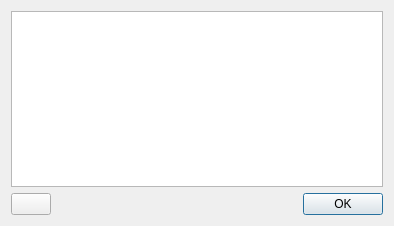
<?xml version="1.0" encoding="UTF-8"?>
<ui version="4.0">
 <class>Dialog</class>
 <widget class="QDialog" name="Dialog">
  <property name="geometry">
   <rect>
    <x>0</x>
    <y>0</y>
    <width>394</width>
    <height>226</height>
   </rect>
  </property>
  <property name="windowTitle">
   <string>Script Info</string>
  </property>
  <layout class="QVBoxLayout" name="verticalLayout">
   <item>
    <widget class="QTextBrowser" name="infoBrowser"/>
   </item>
   <item>
    <layout class="QHBoxLayout" name="horizontalLayout">
     <item>
      <widget class="QPushButton" name="editButton">
       <property name="text">
        <string/>
       </property>
       <property name="icon">
        <iconset>
         <normaloff>assets/file-edit-line.png</normaloff>assets/file-edit-line.png</iconset>
       </property>
      </widget>
     </item>
     <item>
      <spacer name="horizontalSpacer">
       <property name="orientation">
        <enum>Qt::Horizontal</enum>
       </property>
       <property name="sizeHint" stdset="0">
        <size>
         <width>40</width>
         <height>20</height>
        </size>
       </property>
      </spacer>
     </item>
     <item>
      <widget class="QDialogButtonBox" name="okBox">
       <property name="sizePolicy">
        <sizepolicy hsizetype="Expanding" vsizetype="Fixed">
         <horstretch>0</horstretch>
         <verstretch>0</verstretch>
        </sizepolicy>
       </property>
       <property name="orientation">
        <enum>Qt::Horizontal</enum>
       </property>
       <property name="standardButtons">
        <set>QDialogButtonBox::Ok</set>
       </property>
      </widget>
     </item>
    </layout>
   </item>
  </layout>
 </widget>
 <resources/>
 <connections>
  <connection>
   <sender>okBox</sender>
   <signal>accepted()</signal>
   <receiver>Dialog</receiver>
   <slot>accept()</slot>
   <hints>
    <hint type="sourcelabel">
     <x>248</x>
     <y>254</y>
    </hint>
    <hint type="destinationlabel">
     <x>157</x>
     <y>274</y>
    </hint>
   </hints>
  </connection>
  <connection>
   <sender>okBox</sender>
   <signal>rejected()</signal>
   <receiver>Dialog</receiver>
   <slot>reject()</slot>
   <hints>
    <hint type="sourcelabel">
     <x>316</x>
     <y>260</y>
    </hint>
    <hint type="destinationlabel">
     <x>286</x>
     <y>274</y>
    </hint>
   </hints>
  </connection>
 </connections>
</ui>
